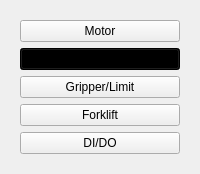
         <widget class="QWidget" name="BeforeComponentControl">
          <layout class="QVBoxLayout" name="verticalLayout_28">
           <item>
            <widget class="QWidget" name="ChooseListOptionsWidget" native="true">
             <property name="sizePolicy">
              <sizepolicy hsizetype="Preferred" vsizetype="Preferred">
               <horstretch>0</horstretch>
               <verstretch>0</verstretch>
              </sizepolicy>
             </property>
             <layout class="QVBoxLayout" name="verticalLayout_27">
              <item>
               <widget class="QPushButton" name="ChooseMotor">
                <property name="sizePolicy">
                 <sizepolicy hsizetype="Minimum" vsizetype="Preferred">
                  <horstretch>0</horstretch>
                  <verstretch>0</verstretch>
                 </sizepolicy>
                </property>
                <property name="styleSheet">
                 <string notr="true"/>
                </property>
                <property name="text">
                 <string>Motor</string>
                </property>
               </widget>
              </item>
              <item>
               <widget class="QPushButton" name="ChooseVision">
                <property name="sizePolicy">
                 <sizepolicy hsizetype="Minimum" vsizetype="Preferred">
                  <horstretch>0</horstretch>
                  <verstretch>0</verstretch>
                 </sizepolicy>
                </property>
                <property name="styleSheet">
                 <string notr="true">background-color: #000000;</string>
                </property>
                <property name="text">
                 <string>Vision</string>
                </property>
               </widget>
              </item>
              <item>
               <widget class="QPushButton" name="ChooseGripper">
                <property name="sizePolicy">
                 <sizepolicy hsizetype="Minimum" vsizetype="Preferred">
                  <horstretch>0</horstretch>
                  <verstretch>0</verstretch>
                 </sizepolicy>
                </property>
                <property name="styleSheet">
                 <string notr="true"/>
                </property>
                <property name="text">
                 <string>Gripper/Limit</string>
                </property>
               </widget>
              </item>
              <item>
               <widget class="QPushButton" name="ChooseForklift">
                <property name="sizePolicy">
                 <sizepolicy hsizetype="Minimum" vsizetype="Preferred">
                  <horstretch>0</horstretch>
                  <verstretch>0</verstretch>
                 </sizepolicy>
                </property>
                <property name="styleSheet">
                 <string notr="true"/>
                </property>
                <property name="text">
                 <string>Forklift</string>
                </property>
               </widget>
              </item>
              <item>
               <widget class="QPushButton" name="ChooseDIDO">
                <property name="sizePolicy">
                 <sizepolicy hsizetype="Minimum" vsizetype="Preferred">
                  <horstretch>0</horstretch>
                  <verstretch>0</verstretch>
                 </sizepolicy>
                </property>
                <property name="styleSheet">
                 <string notr="true"/>
                </property>
                <property name="text">
                 <string>DI/DO</string>
                </property>
               </widget>
              </item>
             </layout>
            </widget>
           </item>
          </layout>
         </widget>
